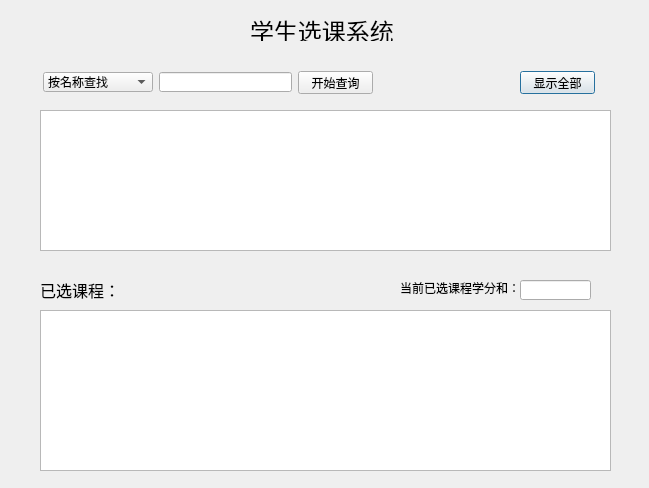
<?xml version="1.0" encoding="UTF-8"?>
<ui version="4.0">
 <class>stu_course</class>
 <widget class="QDialog" name="stu_course">
  <property name="geometry">
   <rect>
    <x>0</x>
    <y>0</y>
    <width>649</width>
    <height>488</height>
   </rect>
  </property>
  <property name="windowTitle">
   <string>学生选课和成绩管理系统</string>
  </property>
  <widget class="QLabel" name="label">
   <property name="geometry">
    <rect>
     <x>250</x>
     <y>20</y>
     <width>151</width>
     <height>21</height>
    </rect>
   </property>
   <property name="font">
    <font>
     <pointsize>18</pointsize>
    </font>
   </property>
   <property name="text">
    <string>学生选课系统</string>
   </property>
  </widget>
  <widget class="QTableView" name="tb_course">
   <property name="geometry">
    <rect>
     <x>40</x>
     <y>110</y>
     <width>571</width>
     <height>141</height>
    </rect>
   </property>
  </widget>
  <widget class="QTableView" name="tb_select">
   <property name="geometry">
    <rect>
     <x>40</x>
     <y>310</y>
     <width>571</width>
     <height>161</height>
    </rect>
   </property>
  </widget>
  <widget class="QLabel" name="label_2">
   <property name="geometry">
    <rect>
     <x>40</x>
     <y>280</y>
     <width>81</width>
     <height>20</height>
    </rect>
   </property>
   <property name="font">
    <font>
     <pointsize>12</pointsize>
    </font>
   </property>
   <property name="text">
    <string>已选课程：</string>
   </property>
  </widget>
  <widget class="QLabel" name="label_3">
   <property name="geometry">
    <rect>
     <x>400</x>
     <y>280</y>
     <width>121</width>
     <height>16</height>
    </rect>
   </property>
   <property name="text">
    <string>当前已选课程学分和：</string>
   </property>
  </widget>
  <widget class="QLineEdit" name="le_sum">
   <property name="geometry">
    <rect>
     <x>520</x>
     <y>280</y>
     <width>71</width>
     <height>20</height>
    </rect>
   </property>
  </widget>
  <widget class="QPushButton" name="pushButton">
   <property name="geometry">
    <rect>
     <x>520</x>
     <y>71</y>
     <width>75</width>
     <height>23</height>
    </rect>
   </property>
   <property name="text">
    <string>显示全部</string>
   </property>
  </widget>
  <widget class="QComboBox" name="cbb_queryway">
   <property name="geometry">
    <rect>
     <x>43</x>
     <y>72</y>
     <width>110</width>
     <height>20</height>
    </rect>
   </property>
   <property name="sizePolicy">
    <sizepolicy hsizetype="Expanding" vsizetype="Fixed">
     <horstretch>0</horstretch>
     <verstretch>0</verstretch>
    </sizepolicy>
   </property>
   <item>
    <property name="text">
     <string>按名称查找</string>
    </property>
   </item>
   <item>
    <property name="text">
     <string>按编号查找</string>
    </property>
   </item>
   <item>
    <property name="text">
     <string>按学分查找</string>
    </property>
   </item>
   <item>
    <property name="text">
     <string>按课程性质查找</string>
    </property>
   </item>
   <item>
    <property name="text">
     <string>按开课学院查找</string>
    </property>
   </item>
  </widget>
  <widget class="QPushButton" name="btn_stu_doquery">
   <property name="geometry">
    <rect>
     <x>298</x>
     <y>71</y>
     <width>75</width>
     <height>23</height>
    </rect>
   </property>
   <property name="text">
    <string>开始查询</string>
   </property>
  </widget>
  <widget class="QLineEdit" name="le_cname">
   <property name="geometry">
    <rect>
     <x>159</x>
     <y>72</y>
     <width>133</width>
     <height>20</height>
    </rect>
   </property>
  </widget>
 </widget>
 <resources/>
 <connections/>
</ui>
